Frame 1 (no input): blank canvas, image omitted
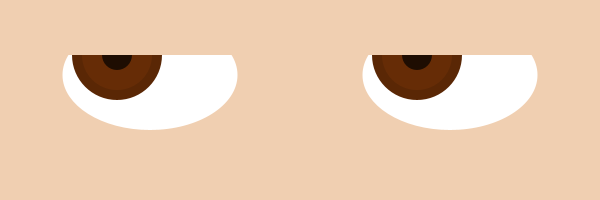
Frame 60 (the mouse pressed at the canvas centre just before this capture)
Frame 120 (the mouse held since frame 60 and released just before this capture): blank canvas, image omitted

The Processing sketch that drew this single still picture (run headless with seeded random() and noise(); from frame 60 on, the mouse is pressed at the canvas centre):

// Processing sketch: processing_95236
// ── processing_95236.pde

int blink = -120;
int w = 30;
int h = 30;
float x = map (mouseX, 0, width, 117, 185);
float y = map (mouseY, 0, width, 55, 150);


void setup () {
 size(600,200); 
 smooth();
}

void draw() {
 background(#F0CFB1);
 ellipseMode(CENTER);
 
 //eyeball
 fill(255);
 noStroke(); 
 ellipse(150, 75, 175, 110);
 ellipse(450, 75, 175, 110);

//pupil left

  float x = map (mouseX, 0, width, 117, 185);
  float y = map (mouseY, 0, width, 55, 150);
  fill (#5A2705);
  ellipse (x, y, 90, 90);
  fill (#7C3607, 95);
  ellipse (x, y, 70, 70);
  fill (0, 0, 0, 180);
  ellipse (x, y, w, h);
  fill (230, 230, 255);
  ellipse (x+5, y -15, 15, 15);
  
//pupil right
  fill (#5A2705);
  ellipse (x+300, y, 90, 90);
  fill (#7C3607, 95);
  ellipse (x+300, y, 70, 70);
  fill (0, 0, 0, 180);
  ellipse (x+300, y, w, h);
  fill (230, 230, 255);
  ellipse (x+305, y-15, 15, 15);

  //blink
  fill(#F0CFB1);
  rectMode(CORNER);
  rect (0, blink, 600, 255);
  if ((mousePressed == true) && (blink<20)) {
    blink+=10;
  }
  else if (blink>-200)
  {
    blink-=20;
  }
}

void mousePressed() {
  if (w>10) {
    w = w + 5;
    h = h + 5;
  }
    if (w>60)  {
    w = 30;
    h = 30;
  }
  }
